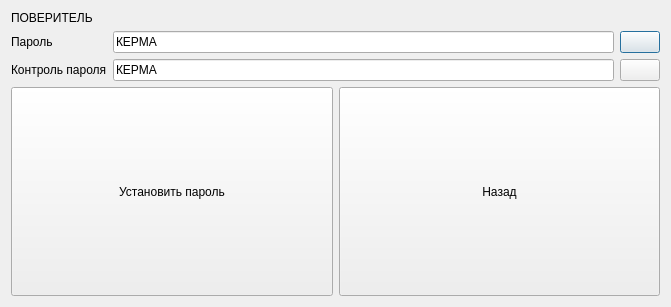
<?xml version="1.0" encoding="UTF-8"?>
<ui version="4.0">
 <class>Setup_CommonSetup_UserList_SetOperator</class>
 <widget class="QDialog" name="Setup_CommonSetup_UserList_SetOperator">
  <property name="geometry">
   <rect>
    <x>0</x>
    <y>0</y>
    <width>671</width>
    <height>307</height>
   </rect>
  </property>
  <property name="windowTitle">
   <string>Dialog</string>
  </property>
  <layout class="QGridLayout" name="gridLayout">
   <item row="0" column="0">
    <widget class="QLabel" name="label_3">
     <property name="text">
      <string>ПОВЕРИТЕЛЬ</string>
     </property>
    </widget>
   </item>
   <item row="1" column="0">
    <layout class="QHBoxLayout" name="horizontalLayout_4">
     <item>
      <layout class="QVBoxLayout" name="verticalLayout">
       <item>
        <widget class="QLabel" name="label">
         <property name="text">
          <string>Пароль</string>
         </property>
        </widget>
       </item>
       <item>
        <widget class="QLabel" name="label_2">
         <property name="text">
          <string>Контроль пароля</string>
         </property>
        </widget>
       </item>
      </layout>
     </item>
     <item>
      <layout class="QVBoxLayout" name="verticalLayout_2">
       <item>
        <layout class="QHBoxLayout" name="horizontalLayout">
         <item>
          <widget class="QLineEdit" name="lineEdit">
           <property name="text">
            <string>КЕРМА</string>
           </property>
          </widget>
         </item>
         <item>
          <widget class="QPushButton" name="pushButton_2">
           <property name="text">
            <string/>
           </property>
           <property name="icon">
            <iconset resource="myres.qrc">
             <normaloff>:/images/keyboard_icon-icons.com_71162.png</normaloff>:/images/keyboard_icon-icons.com_71162.png</iconset>
           </property>
          </widget>
         </item>
        </layout>
       </item>
       <item>
        <layout class="QHBoxLayout" name="horizontalLayout_2">
         <item>
          <widget class="QLineEdit" name="lineEdit_2">
           <property name="text">
            <string>КЕРМА</string>
           </property>
          </widget>
         </item>
         <item>
          <widget class="QPushButton" name="pushButton">
           <property name="text">
            <string/>
           </property>
           <property name="icon">
            <iconset resource="myres.qrc">
             <normaloff>:/images/keyboard_icon-icons.com_71162.png</normaloff>:/images/keyboard_icon-icons.com_71162.png</iconset>
           </property>
          </widget>
         </item>
        </layout>
       </item>
      </layout>
     </item>
    </layout>
   </item>
   <item row="2" column="0">
    <layout class="QHBoxLayout" name="horizontalLayout_3">
     <item>
      <widget class="QPushButton" name="pushButton_4">
       <property name="sizePolicy">
        <sizepolicy hsizetype="Expanding" vsizetype="Expanding">
         <horstretch>0</horstretch>
         <verstretch>0</verstretch>
        </sizepolicy>
       </property>
       <property name="text">
        <string>Установить пароль</string>
       </property>
      </widget>
     </item>
     <item>
      <widget class="QPushButton" name="pushButton_3">
       <property name="sizePolicy">
        <sizepolicy hsizetype="Expanding" vsizetype="Expanding">
         <horstretch>0</horstretch>
         <verstretch>0</verstretch>
        </sizepolicy>
       </property>
       <property name="text">
        <string>Назад</string>
       </property>
      </widget>
     </item>
    </layout>
   </item>
  </layout>
 </widget>
 <resources>
  <include location="myres.qrc"/>
 </resources>
 <connections/>
</ui>
